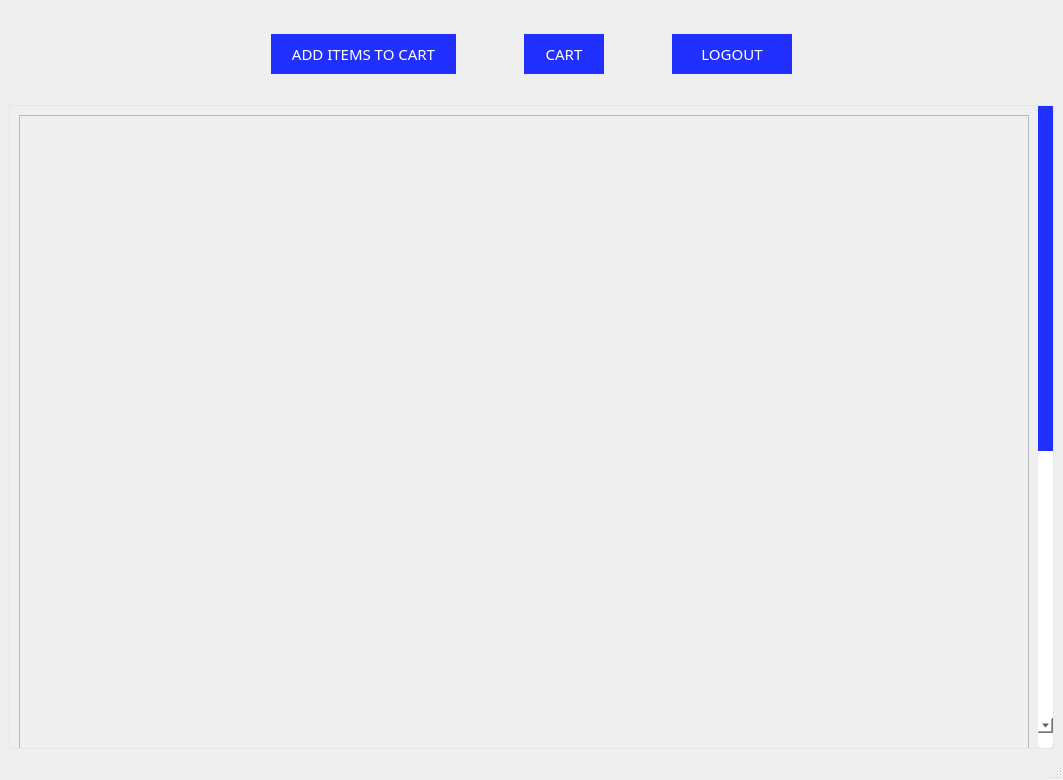
<?xml version="1.0" encoding="UTF-8"?>
<ui version="4.0">
 <class>StoreWindow</class>
 <widget class="QMainWindow" name="StoreWindow">
  <property name="geometry">
   <rect>
    <x>0</x>
    <y>0</y>
    <width>1063</width>
    <height>780</height>
   </rect>
  </property>
  <property name="minimumSize">
   <size>
    <width>1063</width>
    <height>780</height>
   </size>
  </property>
  <property name="maximumSize">
   <size>
    <width>1063</width>
    <height>780</height>
   </size>
  </property>
  <property name="windowTitle">
   <string>ANIMEX - Store</string>
  </property>
  <widget class="QWidget" name="centralwidget">
   <property name="enabled">
    <bool>true</bool>
   </property>
   <layout class="QVBoxLayout" name="verticalLayout">
    <item>
     <layout class="QHBoxLayout" name="horizontalLayout">
      <property name="leftMargin">
       <number>200</number>
      </property>
      <property name="topMargin">
       <number>25</number>
      </property>
      <property name="rightMargin">
       <number>200</number>
      </property>
      <property name="bottomMargin">
       <number>25</number>
      </property>
      <item>
       <widget class="QPushButton" name="storeWindow_AddItemsToCartBtn">
        <property name="minimumSize">
         <size>
          <width>0</width>
          <height>40</height>
         </size>
        </property>
        <property name="maximumSize">
         <size>
          <width>185</width>
          <height>16777215</height>
         </size>
        </property>
        <property name="font">
         <font>
          <family>Public Sans Medium</family>
          <pointsize>11</pointsize>
         </font>
        </property>
        <property name="cursor">
         <cursorShape>PointingHandCursor</cursorShape>
        </property>
        <property name="autoFillBackground">
         <bool>false</bool>
        </property>
        <property name="styleSheet">
         <string notr="true">background:rgb(34, 48, 255);
color: white;
border: none;</string>
        </property>
        <property name="text">
         <string>ADD ITEMS TO CART</string>
        </property>
       </widget>
      </item>
      <item>
       <widget class="QPushButton" name="storeWindow_CartBtn">
        <property name="minimumSize">
         <size>
          <width>80</width>
          <height>40</height>
         </size>
        </property>
        <property name="maximumSize">
         <size>
          <width>12</width>
          <height>16777215</height>
         </size>
        </property>
        <property name="font">
         <font>
          <family>Public Sans Medium</family>
          <pointsize>11</pointsize>
         </font>
        </property>
        <property name="cursor">
         <cursorShape>PointingHandCursor</cursorShape>
        </property>
        <property name="autoFillBackground">
         <bool>false</bool>
        </property>
        <property name="styleSheet">
         <string notr="true">background:rgb(34, 48, 255);
color: white;
border: none;</string>
        </property>
        <property name="text">
         <string>CART</string>
        </property>
       </widget>
      </item>
      <item>
       <widget class="QPushButton" name="storeWindow_LogoutBtn">
        <property name="minimumSize">
         <size>
          <width>0</width>
          <height>40</height>
         </size>
        </property>
        <property name="maximumSize">
         <size>
          <width>120</width>
          <height>16777215</height>
         </size>
        </property>
        <property name="font">
         <font>
          <family>Public Sans Medium</family>
          <pointsize>11</pointsize>
         </font>
        </property>
        <property name="cursor">
         <cursorShape>PointingHandCursor</cursorShape>
        </property>
        <property name="autoFillBackground">
         <bool>false</bool>
        </property>
        <property name="styleSheet">
         <string notr="true">background:rgb(34, 48, 255);
color: white;
border: none;</string>
        </property>
        <property name="text">
         <string>LOGOUT</string>
        </property>
       </widget>
      </item>
     </layout>
    </item>
    <item>
     <widget class="QScrollArea" name="scrollArea">
      <property name="minimumSize">
       <size>
        <width>0</width>
        <height>0</height>
       </size>
      </property>
      <property name="maximumSize">
       <size>
        <width>16777215</width>
        <height>16777215</height>
       </size>
      </property>
      <property name="cursor" stdset="0">
       <cursorShape>ArrowCursor</cursorShape>
      </property>
      <property name="layoutDirection">
       <enum>Qt::LeftToRight</enum>
      </property>
      <property name="styleSheet">
       <string notr="true">QScrollArea {
	border: 1px solid rgb(230, 230, 230);
}

QScrollBar:vertical {
	border: none;
	background-color: white;
	border-radius: 5px;
	width: 15px;
	margin: 15px 0 0;
}


/* Handle */
QScrollBar::handle:vertical {
	background-color: rgb(34, 48, 255);
}

/* Top Btn */
QScrollBar::sub-line:vertical {
	background-color:rgb(34, 48, 255);
}</string>
      </property>
      <property name="widgetResizable">
       <bool>true</bool>
      </property>
      <widget class="QWidget" name="scrollAreaWidgetContents">
       <property name="geometry">
        <rect>
         <x>0</x>
         <y>0</y>
         <width>1028</width>
         <height>1218</height>
        </rect>
       </property>
       <layout class="QVBoxLayout" name="verticalLayout_2">
        <item>
         <widget class="QFrame" name="storeWindow_ItemsFrame">
          <property name="minimumSize">
           <size>
            <width>0</width>
            <height>1200</height>
           </size>
          </property>
          <property name="frameShape">
           <enum>QFrame::StyledPanel</enum>
          </property>
          <property name="frameShadow">
           <enum>QFrame::Raised</enum>
          </property>
         </widget>
        </item>
       </layout>
      </widget>
     </widget>
    </item>
   </layout>
  </widget>
  <widget class="QMenuBar" name="menubar">
   <property name="geometry">
    <rect>
     <x>0</x>
     <y>0</y>
     <width>1063</width>
     <height>21</height>
    </rect>
   </property>
  </widget>
  <widget class="QStatusBar" name="statusbar"/>
 </widget>
 <resources/>
 <connections/>
</ui>
